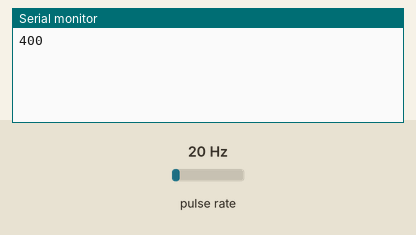
Recording of a sketch running on a simulated Arduino Uno, built with avr-gcc and run on an emulated ATmega328P. Shown: the last lines printed to the serial monitor. Wiring (inferred from the names in the program): pulse sensor: data pin 2. The test bench sets the inputs (shaded band); at power-on: pulse rate 20 Hz.

Above: at 1.2 s.
1.3 s: pulse rate (sensor on pin 2) set to 4 Hz
At 2.6 s:
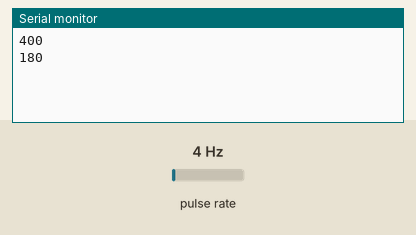
2.8 s: pulse rate (sensor on pin 2) set to 50 Hz
At 3.8 s:
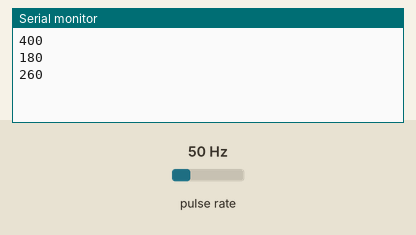
Timing chart, 0 to 5.8 s (numbered marks = the images above; inputs shaded):
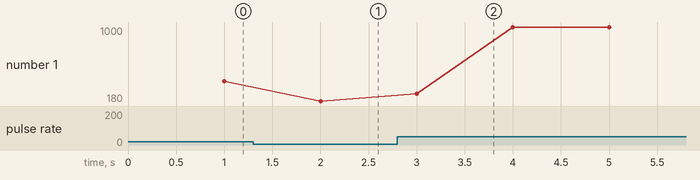

Measured:
- after the input at 1.3 s, the serial monitor: prints a new line after 0.70 s (image 1)
- after the input at 2.8 s, the serial monitor: prints a new line after 0.20 s (image 2)
- plotted number 1: 400 → 180 after the input at 1.3 s, 180 → 1000 after the input at 2.8 s

The sketch:

Arduino_Sketch.ino
```cpp
/* e3help.in
speed sensor using arduino and labview (VISA)
*/
int speedSensorpin = 2;  // The pin the encoder is connected
unsigned int rpm;     // rpm reading
volatile byte pulses;  // number of pulses
unsigned long timeold;
unsigned int pulsePerRotation = 3;

 void irspeed()
 {
    //Update count
      pulses++;
 }

void setup()
 {
   Serial.begin(9600);
     //Use statusPin to flash along with interrupts
   pinMode(speedSensorpin, INPUT);

   //Interrupt 0 is digital pin 2, so that is where the IR detector is connected
   //Triggers on FALLING (change from HIGH to LOW)
   attachInterrupt(0, irspeed, FALLING);
   // Initialize
   pulses = 0;
   rpm = 0;
   timeold = 0;

 }

 void loop()
 {
   if (millis() - timeold >= 1000){  //Uptade every one second


   detachInterrupt(0);

   rpm = (60 * 1000 / pulsePerRotation)/ (millis() - timeold)* pulses;
   timeold = millis();
   pulses = 0;

   //Write it out to serial port
   //Serial.print("RPM = ");
   Serial.println(rpm,DEC);
   //Restart the interrupt processing
   attachInterrupt(0, irspeed, FALLING);
   }
    //Serial.println(rpm,DEC);
  }
```
